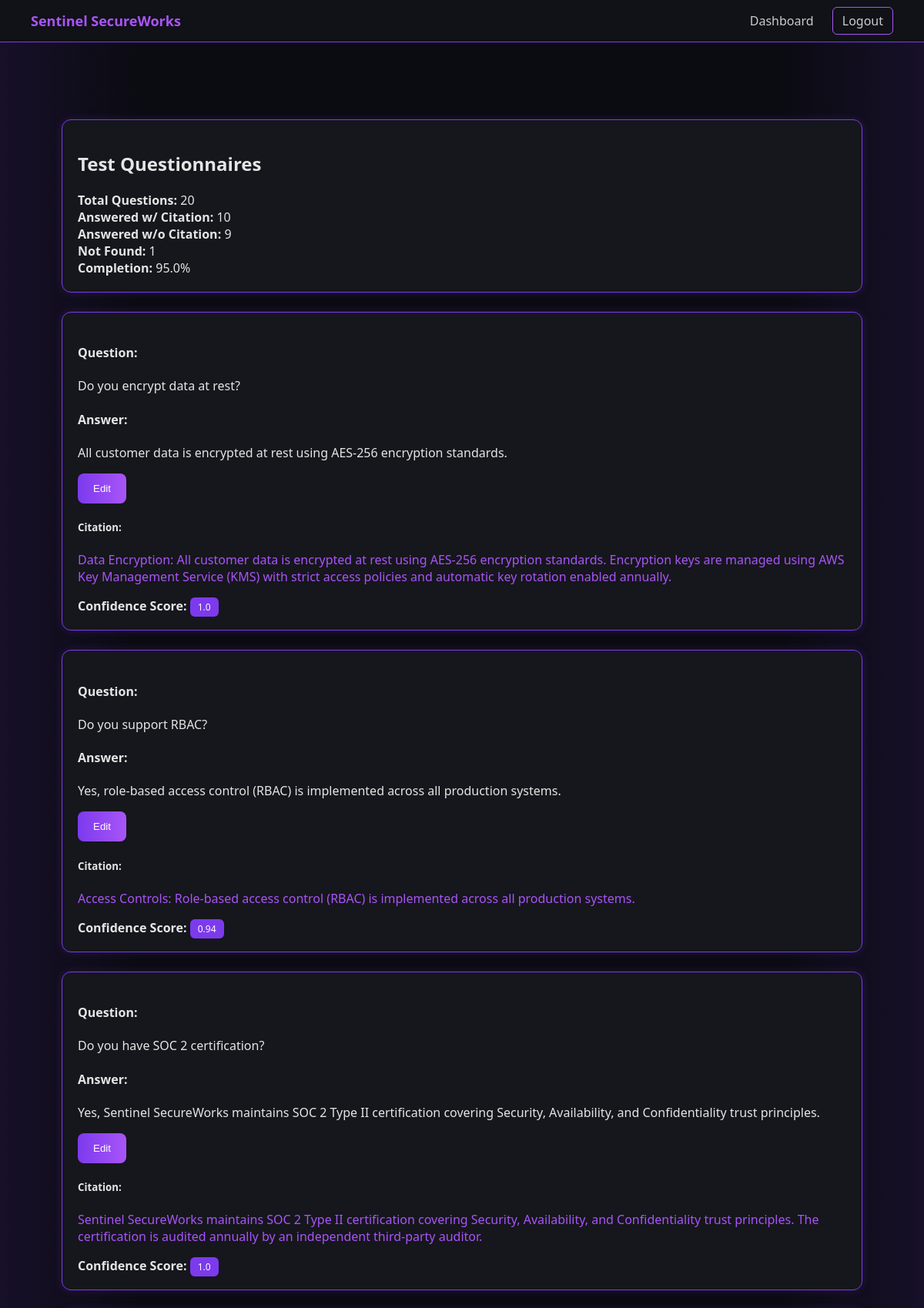
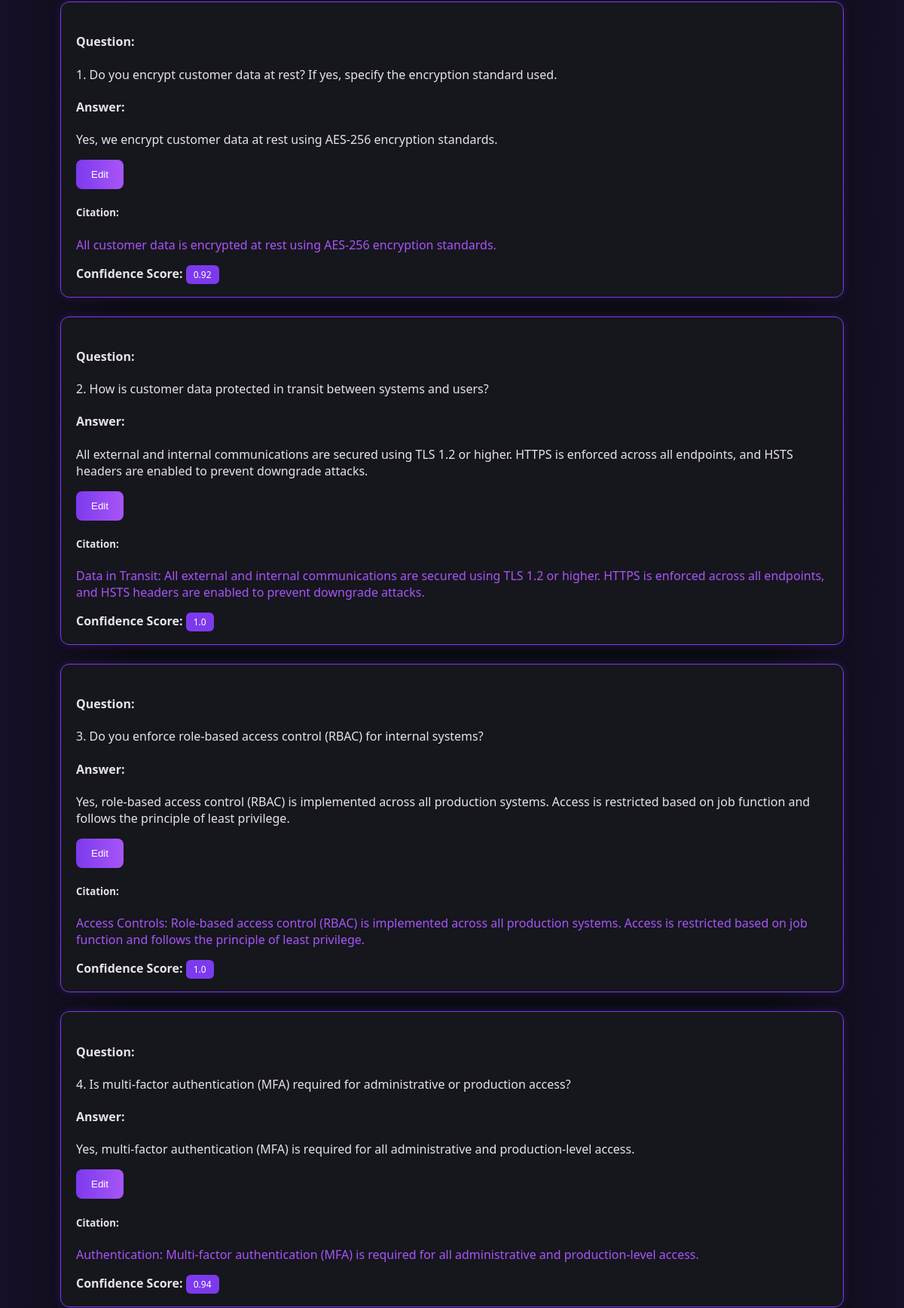
The app's page /questionnaire/1 (signed in, upper part) with its own data (2 pictures, top to bottom).
### app/models.py (models this page shows)
class Questionnaire(Base):
    __tablename__ = "questionnaires"
    id = Column(Integer, primary_key=True, index=True)
    title = Column(String, nullable=False)
    uploaded_at = Column(DateTime, default=datetime.utcnow)
    user_id = Column(Integer, ForeignKey("users.id"))
    questions = relationship("Question", back_populates="questionnaire")

class Question(Base):
    __tablename__ = "questions"
    id = Column(Integer, primary_key=True, index=True)
    text = Column(Text, nullable=False)
    questionnaire_id = Column(Integer, ForeignKey("questionnaires.id"))
    questionnaire = relationship("Questionnaire", back_populates="questions")
    answers = relationship("Answer", back_populates="question")

class Answer(Base):
    __tablename__ = "answers"
    id = Column(Integer, primary_key=True, index=True)
    answer_text = Column(Text)
    citation = Column(Text)
    question_id = Column(Integer, ForeignKey("questions.id"))
    question = relationship("Question", back_populates="answers")

### app/main.py (the view)
@app.get("/questionnaire/{questionnaire_id}")
def review_questionnaire(
    questionnaire_id: int,
    request: Request,
    db: Session = Depends(get_db)
):
    user_id = request.session.get("user_id")
    if not user_id:
        return RedirectResponse(url="/auth", status_code=303)
    questionnaire = db.query(models.Questionnaire).filter(
        models.Questionnaire.id == questionnaire_id,
        models.Questionnaire.user_id == user_id
    ).first()
    if not questionnaire:
        return RedirectResponse(url="/dashboard", status_code=303)
    total_questions = len(questionnaire.questions)
    answered_with_citation = 0
    answered_without_citation = 0
    not_found = 0
    enriched_questions = []
    for question in questionnaire.questions:
        answer = db.query(models.Answer).filter(
            models.Answer.question_id == question.id
        ).order_by(models.Answer.id.desc()).first()
        confidence = 0.0
        if answer and answer.answer_text:
            confidence = compute_confidence(answer.answer_text, answer.citation)
            if answer.answer_text.strip().lower() == "not found in references.":
                not_found += 1
            elif answer.citation:
                answered_with_citation += 1
            else:
                answered_without_citation += 1
        enriched_questions.append({
            "question": question,
            "answer": answer,
            "confidence": confidence
        })
    completion_percentage = 0
    if total_questions > 0:
        completion_percentage = round(
            ((answered_with_citation + answered_without_citation) / total_questions) * 100,
            2
        )
    summary = {
        "total_questions": total_questions,
        "answered_with_citation": answered_with_citation,
        "answered_without_citation": answered_without_citation,
        "not_found": not_found,
        "completion_percentage": completion_percentage
    }
    return templates.TemplateResponse(
        "review.html",
        {
            "request": request,
            "questionnaire": questionnaire,
            "questions_data": enriched_questions,
            "summary": summary
        }
    )

### app/templates/review.html (shortened to what this page needs)
{% extends "base.html" %}
{% block content %}
<div class="container">
    <div class="card">
        <h2>{{ questionnaire.title }}</h2>
        <div style="margin-top:20px;">
            <strong>Total Questions:</strong> {{ summary.total_questions }} <br>
            <strong>Answered w/ Citation:</strong> {{ summary.answered_with_citation }} <br>
            <strong>Answered w/o Citation:</strong> {{ summary.answered_without_citation }} <br>
            <strong>Not Found:</strong> {{ summary.not_found }} <br>
            <strong>Completion:</strong> {{ summary.completion_percentage }}%
        </div>
    </div>
    {% for item in questions_data %}
        <div class="card">
            <h4>Question:</h4>
            <p>{{ item.question.text }}</p>
            {% if item.answer %}
                <h4>Answer:</h4>
                <div id="answer-display-{{ item.answer.id }}">
                    <p>{{ item.answer.answer_text }}</p>
                    <button onclick="toggleEdit({{ item.answer.id }})">
                        Edit
                    </button>
                </div>
                {% if item.answer.citation %}
                    <h5>Citation:</h5>
                    <p style="color:#a855f7;">{{ item.answer.citation }}</p>
                {% endif %}
                <div style="margin-top:10px;">
                    <strong>Confidence Score:</strong>
                    <span class="confidence-badge">
                        {{ item.confidence }}
                    </span>
                </div>
            {% else %}
                <p><em>No answer generated yet.</em></p>
            {% endif %}
        </div>
    {% endfor %}
</div>
{% endblock %}

### app/templates/base.html (shortened to what this page needs)
<!DOCTYPE html>
<html>
<head>
    <link rel="stylesheet" href="/static/dashboard.css">
    <link href="https://cdn.jsdelivr.net/npm/bootstrap-icons@1.11.3/font/bootstrap-icons.css" rel="stylesheet">
</head>
<body class="{% if hide_navbar %}auth-body{% endif %}">
    {% if not hide_navbar %}
    <nav class="navbar">
        <div class="nav-left">
            <span class="logo">Sentinel SecureWorks</span>
        </div>
        <div class="nav-right">
            {% if request.session.get("user_id") %}
                <a href="/dashboard">Dashboard</a>
                <a href="/logout" class="logout-link">Logout</a>
            {% endif %}
        </div>
    </nav>
    {% endif %}
    <div class="{% if hide_navbar %}auth-wrapper{% else %}page-wrapper{% endif %}">
        {% block content %}{% endblock %}
    </div>
</body>
</html>

### app/static/dashboard.css (style rules this page uses)
* { box-sizing: border-box; }
body { background: linear-gradient(to right, rgba(124, 58, 237, 0.1), transparent 15%), linear-gradient(to left, rgba(124, 58, 237, 0.1), transparent 15%), #0b0b12; min-height: 100vh; color: #e5e5e5; font-family: 'Segoe UI', sans-serif; }
.container { max-width: 1100px; margin: 40px auto; }
.card { background: #16161d; border: 1px solid #7c3aed; border-radius: 12px; padding: 20px; margin-bottom: 25px; box-shadow: 0 0 12px rgba(124, 58, 237, 0.2); }
button { background: linear-gradient(90deg, #7c3aed, #a855f7); color: white; border: none; padding: 12px 20px; border-radius: 8px; cursor: pointer; font-weight: 500; transition: 0.2s ease; }
.navbar { display: flex; justify-content: space-between; align-items: center; padding: 15px 40px; background: #111118; border-bottom: 1px solid #7c3aed; }
.logo { font-weight: bold; font-size: 18px; color: #a855f7; }
.nav-right a { color: #ccc; margin-left: 20px; text-decoration: none; }
.logout-link { border: 1px solid #a855f7; padding: 6px 12px; border-radius: 6px; }
.page-wrapper { padding: 60px 80px; }
.confidence-badge { background: #7c3aed; color: white; padding: 4px 10px; border-radius: 6px; font-size: 12px; }
body { margin: 0; }

### records on screen
Questionnaire: title "Test Questionnaires"
Question: question.text "Do you encrypt data at rest?"
Answer: answer.answer_text "All customer data is encrypted at rest using AES-256 encryption standards.", answer.citation "Data Encryption: All customer data is encrypted at rest using AES-256 encryption standards. Encryption keys are managed using AWS Key Management Service (KMS) with strict access policies and automatic key rotation enabled annually."
Question: question.text "Do you support RBAC?"
Answer: answer.answer_text "Yes, role-based access control (RBAC) is implemented across all production systems.", answer.citation "Access Controls: Role-based access control (RBAC) is implemented across all production systems."
Question: question.text "Do you have SOC 2 certification?"
Answer: answer.answer_text "Yes, Sentinel SecureWorks maintains SOC 2 Type II certification covering Security, Availability, and Confidentiality trust principles.", answer.citation "Sentinel SecureWorks maintains SOC 2 Type II certification covering Security, Availability, and Confidentiality trust principles. The certification is audited annually by an independent third-party auditor."
Question: question.text "1. Do you encrypt customer data at rest? If yes, specify the encryption standard used."
Answer: answer.answer_text "Yes, we encrypt customer data at rest using AES-256 encryption standards.", answer.citation "All customer data is encrypted at rest using AES-256 encryption standards."
Question: question.text "2. How is customer data protected in transit between systems and users?"
Answer: answer.answer_text "All external and internal communications are secured using TLS 1.2 or higher. HTTPS is enforced across all endpoints, and HSTS headers are enabled to prevent downgrade attacks.", answer.citation "Data in Transit: All external and internal communications are secured using TLS 1.2 or higher. HTTPS is enforced across all endpoints, and HSTS headers are enabled to prevent downgrade attacks."
Question: question.text "3. Do you enforce role-based access control (RBAC) for internal systems?"
Answer: answer.answer_text "Yes, role-based access control (RBAC) is implemented across all production systems. Access is restricted based on job function and follows the principle of least privilege.", answer.citation "Access Controls: Role-based access control (RBAC) is implemented across all production systems. Access is restricted based on job function and follows the principle of least privilege."
Question: question.text "4. Is multi-factor authentication (MFA) required for administrative or production access?"
Answer: answer.answer_text "Yes, multi-factor authentication (MFA) is required for all administrative and production-level access.", answer.citation "Authentication: Multi-factor authentication (MFA) is required for all administrative and production-level access."

### other values on screen
{{ summary.total_questions }} "20"
{{ summary.answered_with_citation }} "10"
{{ summary.answered_without_citation }} "9"
{{ summary.not_found }} "1"
{{ summary.completion_percentage }} "95.0"
{{ item.confidence }} "1.0" "0.94" "1.0" "0.92" "1.0" "1.0" "0.94"
